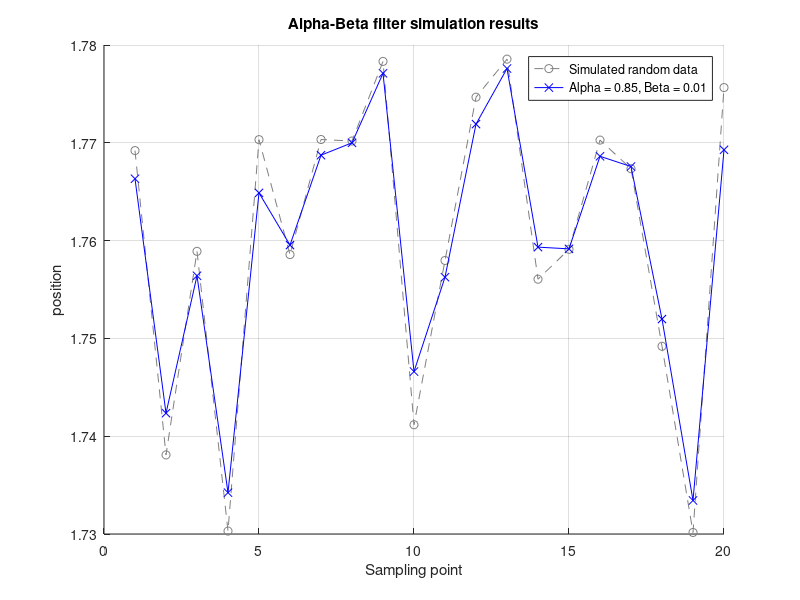

This figure's MATLAB source:
% Init

alpha = 0.85;   % Alpha
beta = 0.01;    % Beta
num_samples = 20; % Sampling quantity
delta_time = 1;   % Time interval (1 second)
initial_position = 1.75;  % initial position
initial_velocity = 0;     % initial velocity

% Random generation of measurement data between 1.73 and 1.78,
measurements = 1.73 + (1.78 - 1.73) * rand(1, num_samples);






% Initialize 
filtered_position = zeros(1, num_samples);
filtered_velocity = zeros(1, num_samples);
position = initial_position;
velocity = initial_velocity;

% Alpha-Beta Filter simulation
for i = 1:num_samples
    % Prediction phase: Update location
    position = position + velocity * delta_time;
    % Calculated residual
    residual = measurements(i) - position;
    % Update location and speed
    position = position + alpha * residual;
    velocity = velocity + beta * residual / delta_time;
    % Save the filtered position and speed
    filtered_position(i) = position;
    filtered_velocity(i) = velocity;
end
% Plot result
figure;
hold on;
plot(measurements, 'o--', 'DisplayName', 'Simulated random data', 'Color', [0.5, 0.5, 0.5]);
plot(filtered_position, 'x-', 'DisplayName', ['Alpha = ', num2str(alpha), ', Beta = ', num2str(beta)], 'Color', 'b');
title('Alpha-Beta filter simulation results');
xlabel('Sampling point');
ylabel('position');
legend;
grid on;